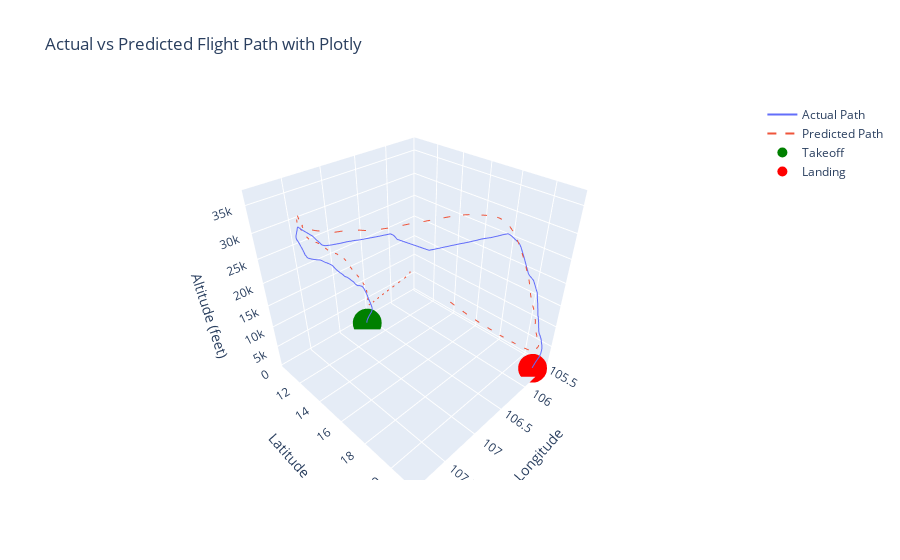

Write notebook code for a chart like this one.
### Code cell
m = visualizer.run_visualization(name='output')

### Figure 1 — Plotly figure (JSON) as saved in the notebook; plotly's stock layout.template omitted (floating-point values rounded to 4 significant figures; data arrays with more than 128 entries replaced by an {"elided": "..."} marker saying what was removed)
{"data": [{"mode": "lines", "name": "Actual Path", "scene": "scene", "type": "scatter3d", "x": {"elided": "189 float values"}, "y": {"elided": "189 float values"}, "z": {"elided": "189 int values"}}, {"line": {"dash": "dash"}, "mode": "lines", "name": "Predicted Path", "scene": "scene", "type": "scatter3d", "x": {"elided": "189 float values"}, "y": {"elided": "189 float values"}, "z": {"elided": "189 float values"}}, {"marker": {"color": "green", "size": 10}, "mode": "markers", "name": "Takeoff", "scene": "scene", "type": "scatter3d", "x": [106.6], "y": [10.81], "z": [675]}, {"marker": {"color": "red", "size": 10}, "mode": "markers", "name": "Landing", "scene": "scene", "type": "scatter3d", "x": [105.7], "y": [21.24], "z": [900]}], "layout": {"autosize": true, "scene": {"aspectmode": "auto", "aspectratio": {"x": 1, "y": 1, "z": 1}, "domain": {"x": [0, 1], "y": [0, 1]}, "xaxis": {"title": {"text": "Longitude"}, "type": "linear"}, "yaxis": {"title": {"text": "Latitude"}, "type": "linear"}, "zaxis": {"title": {"text": "Altitude (feet)"}, "type": "linear"}}, "title": {"text": "Actual vs Predicted Flight Path with Plotly"}}}
